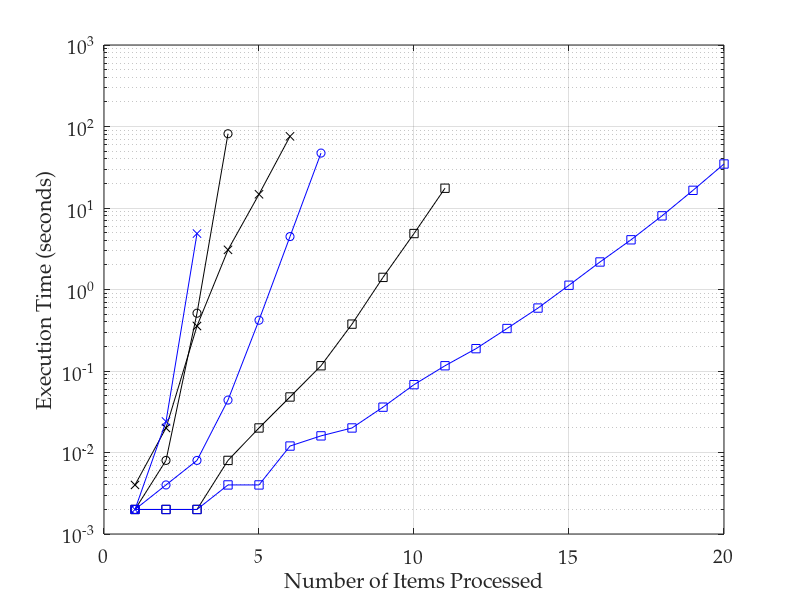

Recreate this plot in MATLAB. (Note: this script raises an error after producing the figure.)
%% importing data
transitions = dlmread('prod_cons_time_data.csv', ',', 1, 1);
ss = dlmread('ss.csv', ',', 0, 0);
% convert 0 values to NaNs, as these don't plot
transitions(transitions==0)=nan;
threads = [1:20];
ssthreads= [1:6];

%% plotting lines

semilogy(threads, transitions(:, 1), 'ko-')
hold on
semilogy(ssthreads, ss(:, 2), 'kx-')
semilogy(threads, transitions(:, 3), 'ks-')
semilogy(threads, transitions(:, 4), 'bo-')
semilogy(threads, transitions(:, 5), 'bx-')
semilogy(threads, transitions(:, 6), 'bs-')
hold off
grid on

%% adding axis labels
set(gca, 'FontName', 'Palatino Linotype', 'FontSize', 14);
xlabel('Number of Items Processed');
ylabel('Execution Time (seconds)')
axis([0 20 0.001 1000])
ax.YTick = [0.001 0.01 0.1 1 10 100 1000];

%% output pdf file
h = figure(1);
h.Units = 'centimeters'; % set figure position to cm
h.Position([3:4]) = [17,12]; % resize figure
Plot2LaTeX( h, 'prod_cons_time_fig' )